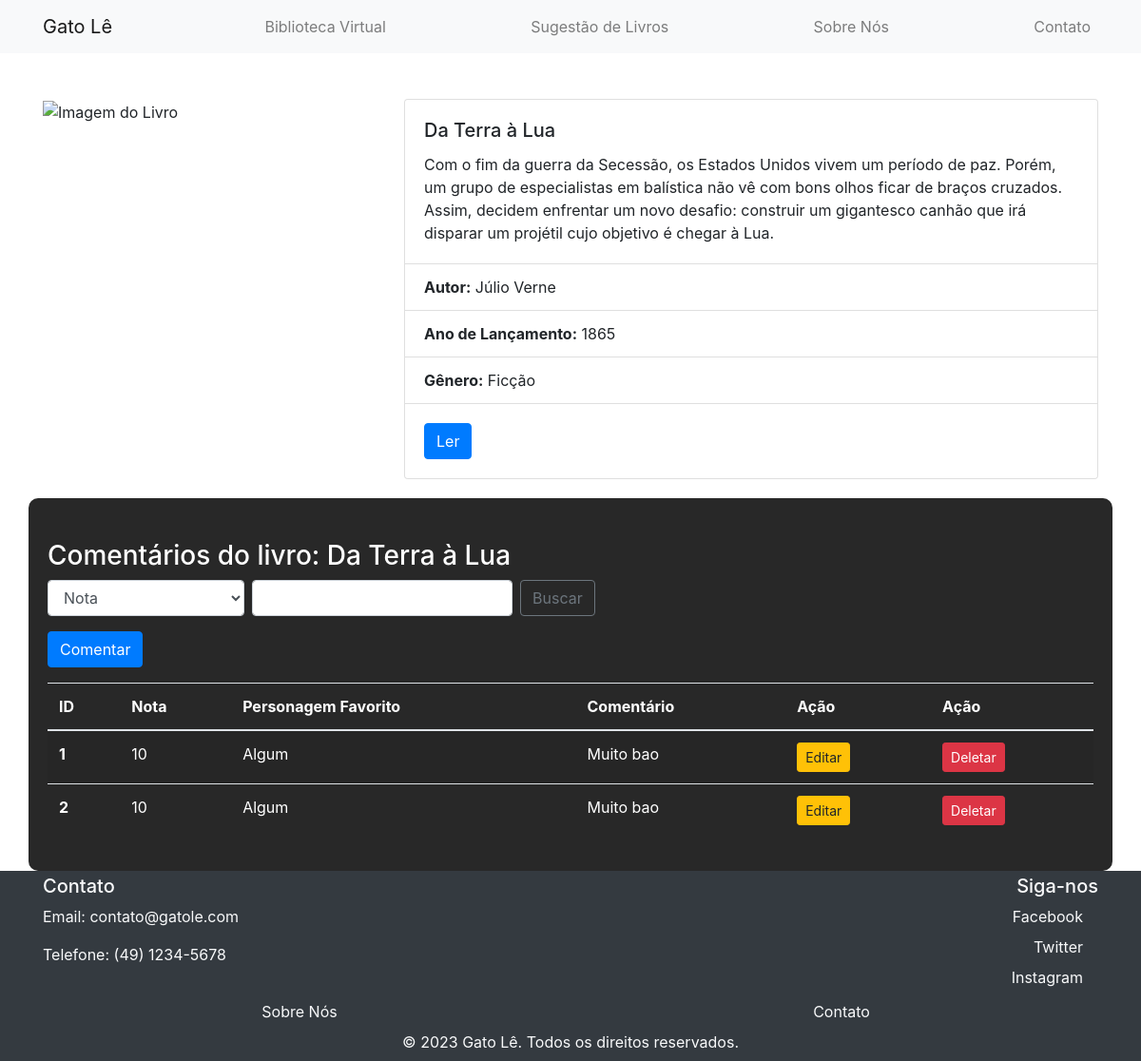
The page /paginas/2luaLIST.php on the database its author committed.
### tables this page shows
CREATE TABLE `comentariolua` (
  `id` int(11) NOT NULL,
  `nota` int(11) DEFAULT NULL,
  `personagem` varchar(255) DEFAULT NULL,
  `coment` text DEFAULT NULL
);

### model/db.class.php (called while the page is built, shortened)
<?php
class DB{
    public function conn(){
        $host = "localhost";
        $dbname = "bancodoprofe";
        $user = "root";
        $password = "";
        try {
            $conn = new PDO(
                "mysql:host=$host;dbname=$dbname",
                $user,
                $password,
                [
                    PDO::ATTR_ERRMODE,
                    PDO::ERRMODE_EXCEPTION,
                    PDO::MYSQL_ATTR_INIT_COMMAND => "SET NAMES utf8"
                ]
            );
            return $conn;
        } catch (PDOException $e) {
            echo "Connection failed: " . $e->getMessage();
        }
    }
    public function select($nome_tabela){
        $conn = $this->conn();
        $sql = "SELECT * FROM $nome_tabela";
        $st = $conn->prepare($sql);
        $st->execute();
        return $st->fetchAll(PDO::FETCH_CLASS);
    }
}
?>

### paginas/2luaLIST.php (the view, shortened to what this page needs)
<?php
    include '../model/db.class.php';
    include '../bases/header.php';
    include '../bases/nav.php';
    $db = new DB();
    $db->conn();
    if(!empty($_POST)){
        $dados =  $db->search("comentariolua", $_POST);
    } else {
        $dados = $db->select("comentariolua");
    }
?>
<body>
    <div class="container mt-5">
        <div class="row">
            <div class="col-md-4">
                <img src="https://www.lpm.com.br/livros/imagens/da_terra_a_lua_9788525436399_hd.jpg" class="img-fluid" alt="Imagem do Livro">
            </div>
            <div class="col-md-8">
                <div class="card">
                    <div class="card-body">
                        <h5 class="card-title">Da Terra à Lua</h5>
                        <p class="card-text">Com o fim da guerra da Secessão, os Estados Unidos vivem um período de paz. Porém, um grupo de especialistas em balística não vê com bons olhos ficar de braços cruzados. Assim, decidem enfrentar um novo desafio: construir um gigantesco canhão que irá disparar um projétil cujo objetivo é chegar à Lua.</p>
                    </div>
                    <ul class="list-group list-group-flush">
                        <li class="list-group-item"><strong>Autor:</strong> Júlio Verne</li>
                        <li class="list-group-item"><strong>Ano de Lançamento:</strong> 1865</li>
                        <li class="list-group-item"><strong>Gênero:</strong> Ficção</li>
                    </ul>
                    <div class="card-body">
                        <a href="https://memoria.ebc.com.br/sites/_portalebc2014/files/atoms/files/-da_terra_a_lua_-_julio_verne.pdf" class="btn btn-primary" target="_blank">Ler</a>
                    </div>
                </div>
            </div>
        </div>
    </div>
    <div class="container sobre mx-auto">
    <h3 class="mt-4">Comentários do livro: Da Terra à Lua</h3>
    <form action="2luaLIST.php" method="post" class="form-inline my-2 my-lg-0">
        <select name="tipo" class="form-control mr-sm-2">
            <option value="nota">Nota</option>
        </select>
        <input type="text" name="valor" class="form-control mr-sm-2">
        <button class="btn btn-outline-secondary my-2 my-sm-0" type="submit">Buscar</button>
    </form>
    <a href="2luaFORM.php" class="btn btn-primary mt-3">Comentar</a>
    <table class="table table-striped mt-3">
        <thead>
            <tr>
                <th scope="col">ID</th>
                <th scope="col">Nota</th>
                <th scope="col">Personagem Favorito</th>
                <th scope="col">Comentário</th>
                <th scope="col">Ação</th>
                <th scope="col">Ação</th>
            </tr>
        </thead>
        <tbody>
            <?php
            foreach($dados as $item){
                echo "<tr>";
                echo "<th scope='row'>$item->id</th>";
                echo "<td>$item->nota</td>";
                echo "<td>$item->personagem</td>";
                echo "<td>$item->coment</td>";
                echo "<td><a href='2luaFORM.php?id=$item->id' class='btn btn-warning btn-sm'>Editar</a></td>";
                echo "<td><a onclick='return confirm(\"Deseja Excluir?\")' href='2luaLIST.php?id=$item->id' class='btn btn-danger btn-sm'>Deletar</a></td>";
                echo "</tr>";
            }
            ?>
        </tbody>
    </table>
</div>
<?php include "../bases/footer.php" ?>

### css/css.css (style rules this page uses)
body { background: url('https://images.pixexid.com/a-4k-ultra-hd-wallpaper-of-a-cat-dressed-in-a-librarians-outfit-surrounded-by-zlvdb8uk.jpeg') no-repeat center center fixed; background-size: cover; margin-bottom: 200px; }
.sobre { background: rgba(0, 0, 0, 0.842); padding: 20px; margin-top: 50px; border-radius: 10px; margin-bottom: 200px; color: white; text-align: justify; }
.sobre { margin: 20px; }

### rows shown on the page
comentariolua: id "1", nota "10", personagem "Algum", coment "Muito bao"
comentariolua: id "2", nota "10", personagem "Algum", coment "Muito bao"
